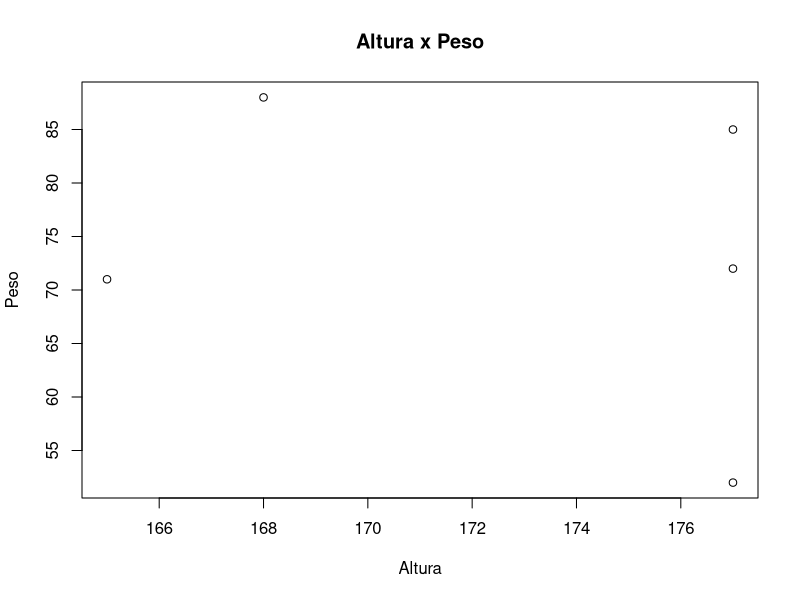
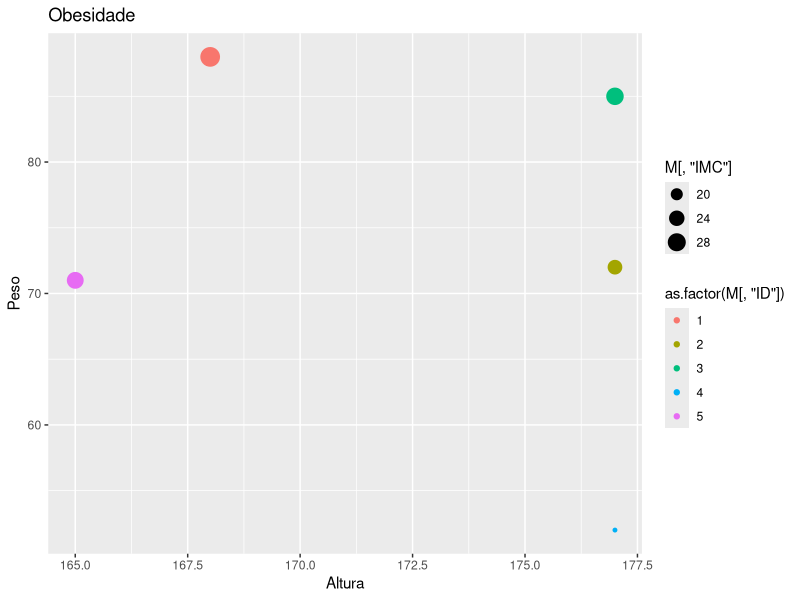

Reproduce these figures in R, in order.
## ---- chunk 1
knitr::opts_chunk$set(echo = TRUE)
require(ggplot2)
## ---- chunk 2
(vInt <- c(1,2,3))           ## um vetor de inteiros
(vChar <- c('a', 'b', 'c'))  ## um vetor de caracteres 
## ---- chunk 3
typeof(vInt)
typeof(vChar)
## ---- chunk 4
v <- c(vInt, vChar)
## ---- chunk 5
typeof(v)
v
## ---- chunk 6
vInt[3]      ## vInt = c(1, 2, 3)
vChar[2]     ## vChar = c('a', 'b', 'c')
## ---- chunk 7
v[3:5]     ## Elementos do índice 3 ao índice 5
v[-2]      ## Todos com exceção do elemento de índice 2
## ---- chunk 8
## vInt = c(1, 2, 3)
vInt + c(3, 2, 1)
vInt + c(5, 4)
## ---- chunk 9
## vInt = c(1, 2, 3)
vInt * c(3, 2, 1)
vInt * 3
## ---- chunk 10
(v11 <- logical(10))
(v12 <- numeric(20))
(v13 <- character(5))
(v2 <- 1:10)
(v3 <- seq(1, 10, by = 3))
(v4 <- seq(1, 5, length.out = 8))
(v5 <- rep(.5, times = 10))
## ---- chunk 11
length(v11)
sum(v3)
var(v4)
## ---- chunk 12
ID <- 1:5
Altura <- c(168, 177, 177, 177, 165)
Peso <- c(88, 72, 85, 52, 71)
IMC <- Peso/((Altura/100)^2)
## ---- chunk 13
M <- cbind(ID, Altura, Peso, IMC)
typeof(M)
class(M)
dim(M)
## ---- chunk 14
plot(M[,"Altura"],M[,"Peso"],
     ylab="Peso",xlab="Altura",
     main="Altura x Peso")
## ---- chunk 15
qplot(M[,"Altura"], M[,"Peso"],
      ylab="Peso", xlab="Altura",
      main="Obesidade",
      size = M[,"IMC"],
      color = as.factor(M[,"ID"]))
## ---- chunk 16
x <- c(1:4)
y <- FALSE
z <- matrix(c(1:4),nrow=2,ncol=2)
## ---- chunk 17
l1 <- list(x, y, z)
l2 <- list(x = x, y = y, z = z)
l3 <- list()
## ---- chunk 18
l1[[1]]
l2[[2]]
l2$z
## ---- chunk 19
l3
l3[[1]] <- "Elemento 1 da l3 não é mais vazia"
l3$Subscribe <- TRUE
l3
## ---- chunk 20
l3[[2]]      ## retorna valor do elemento 2
l3$Subscribe ## retorna valor do elemento 2
## ---- chunk 21
l3[2]        ## retorna lista com o elemento 2
l2[2:3]      ## retorna lista com os elementos 2 a 3
## ---- chunk 22
v1 <- 1:5
v2 <- rep(c(T, F), length.out = 5)
## ---- chunk 23
(df <- data.frame(v1, v2))
## ---- chunk 24
df[,1]
df$v2
## ---- chunk 25
summary(df)
## ---- chunk 26
factor(
  c("sim","nao","sim","talvez","talvez",
    "nao","talvez","nao","nao")
)
## ---- chunk 27
array(1:8,dim=c(2,2,2))
## ---- chunk 28
for(k in 1:5){
  print(k)
}
## ---- chunk 29
df <- as.data.frame(M)
## ---- chunk 30
apply(df, 1, mean) ## aplica função para cada linha
apply(df, 2, mean) ## aplica função para cada coluna
## ---- chunk 31
lapply(df, mean) ## retorna uma lista
## ---- chunk 32
sapply(df, mean) ## retorna um vetor nomeado
## ---- chunk 33
df <- cbind(df, Idade = sample(18:50, size = 10, replace = TRUE))
## ---- chunk 34
## descobrir a média de Altura para cada Idade
tapply(df$Altura, df$Idade, mean) ## retorna um vetor
## ---- chunk 35
## sapply com aplicação de uma função anônima
sapply(v1, function(x) x^2)
## ---- chunk 36
quadrado <- function(x) {
  print(x^2)
}

quadrado(2)
## ---- chunk 37
quadrado <- function(x) {
  x^2  ## ou return(x^2)
}

quadrado(2)
sapply(v1, quadrado)
## ---- chunk 38
potencia <- function(x, y = 2) {
  x^y  ## ou return(x^y)
}

c(potencia(3), 
  potencia(3,4),
  potencia(y = 3, x = 4))
## ---- chunk 39
(x <- c(1, 2, 3))

class(x)

class(x) <- append(class(x), "Sequencia")
class(x)
## ---- chunk 40
x <- list(nome = "Joaquim", apelido = "Quinzinho")

class(x) <- append(class(x),"Personagem")

x
## ---- chunk 41
## Uma nova função genérica
pegaNome <- function(obj) {
  UseMethod("pegaNome",obj)   
}

## Uma implementação de pegaNome para a classe Personagem
pegaNome.Personagem <- function(obj) {
  obj$nome
}

## Implementação de print para a classe Personagem
print.Personagem <- function(obj) {
  cat("Nome:", obj$nome, "\t")
  cat("Apelido:", obj$apelido, "\n")
}

## ---- chunk 42
pegaNome(x)

x
## ---- chunk 43
ProgramaTV <- function(titulo, genero = "Reality"){
  
  this <- list(
    titulo = titulo,
    genero = genero
  )
  
  ## Define nome da classe
  class(this) <- append(class(this), "ProgramaTV")
  
  return(this)
}
## ---- chunk 44
got <- ProgramaTV("Game of Thrones", c("Aventura", "Drama", "Épico", "Fantasia"))

got$titulo
got$genero
## ---- chunk 45
getTitulo <- function(objeto) {
  UseMethod("getTitulo", objeto)
}

getTitulo.ProgramaTV <- function(objeto) {
  return(objeto$titulo)
}

print.ProgramaTV <- function(objeto){
  cat("Título:", objeto$titulo, "\n")
  cat("Gênero:", objeto$genero, "\n")
}
## ---- chunk 46
getTitulo(got)

got
